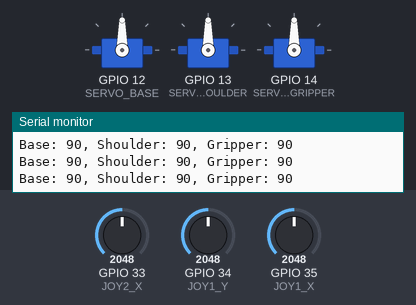
A sketch run on a simulated ESP32. Parts: 3 × servo, the last lines printed to the serial monitor. The inputs (shaded band) are chosen by the test bench; at power-on: GPIO 33 (JOY2_X) = 2048, GPIO 34 (JOY1_Y) = 2048, GPIO 35 (JOY1_X) = 2048.

Above: at 1.2 s.
1.3 s: GPIO 33 (JOY2_X) set to 2240
At 1.9 s:
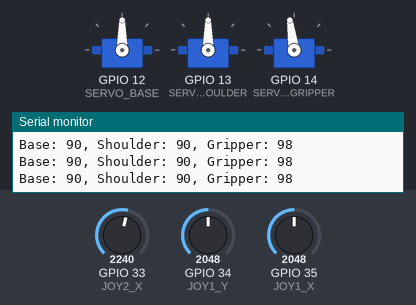
4.3 s: GPIO 33 (JOY2_X) set to 2310
At 5.5 s:
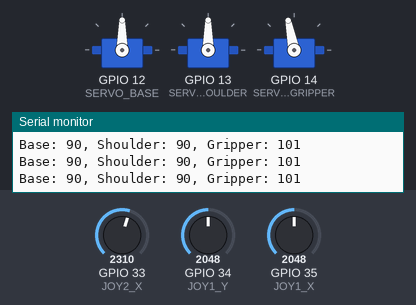
5.8 s: GPIO 34 (JOY1_Y) set to 2866
At 7.0 s:
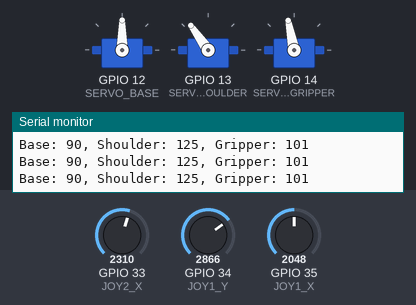
7.3 s: GPIO 35 (JOY1_X) set to 2866
At 8.4 s:
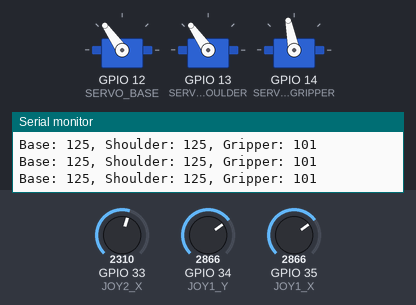
8.8 s: GPIO 34 (JOY1_Y) set to 3603
At 9.6 s:
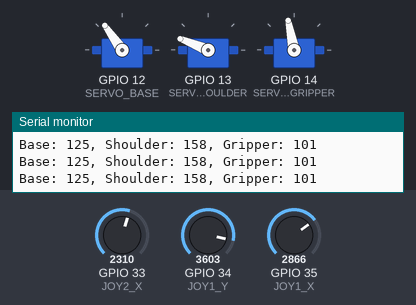
10.3 s: GPIO 35 (JOY1_X) set to 3603
At 10.9 s:
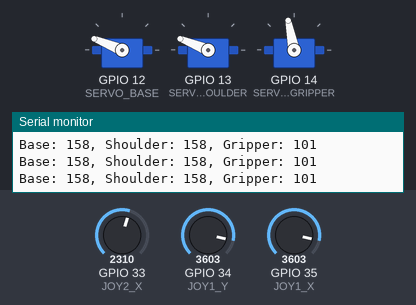
Timing chart, 0 to 12.8 s (numbered marks = the images above; inputs shaded):
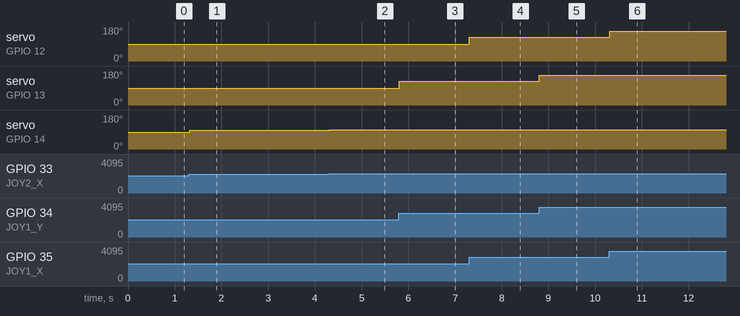

The sketch:

sketch.ino
```cpp
#include <ESP32Servo.h>

// Joystick 1 (Base + Shoulder)
const int JOY1_X = 35;  // Base rotation
const int JOY1_Y = 34;  // Shoulder movement

// Joystick 2 (Gripper/Elbow)
const int JOY2_X = 33;  // Gripper or Elbow
// Optional: const int JOY2_Y = 25; // For future use

// Servo PWM pins
const int SERVO_BASE     = 12;
const int SERVO_SHOULDER = 13;
const int SERVO_GRIPPER  = 14;

// Servo objects
Servo baseServo;
Servo shoulderServo;
Servo gripperServo;

void setup() {
  Serial.begin(115200);

  // Attach servos
  baseServo.attach(SERVO_BASE, 500, 2400);
  shoulderServo.attach(SERVO_SHOULDER, 500, 2400);
  gripperServo.attach(SERVO_GRIPPER, 500, 2400);
}

void loop() {
  // Read joystick analog values (0 to 4095)
  int baseRaw     = analogRead(JOY1_X);
  int shoulderRaw = analogRead(JOY1_Y);
  int gripperRaw  = analogRead(JOY2_X);

  // Map to servo angles (0 to 180)
  int baseAngle     = map(baseRaw, 0, 4095, 0, 180);
  int shoulderAngle = map(shoulderRaw, 0, 4095, 0, 180);
  int gripperAngle  = map(gripperRaw, 0, 4095, 0, 180);

  // Move servos
  baseServo.write(baseAngle);
  shoulderServo.write(shoulderAngle);
  gripperServo.write(gripperAngle);

  // Optional: Debug output
  Serial.printf("Base: %d, Shoulder: %d, Gripper: %d\n", baseAngle, shoulderAngle, gripperAngle);

  delay(20); // Stability delay
}
```

Measured:
- after the input at 1.3 s, servo on GPIO 14 (SERVO_GRIPPER): 90° → 98° at once
- after the input at 4.3 s, servo on GPIO 14 (SERVO_GRIPPER): 98° → 101° at once
- after the input at 5.8 s, servo on GPIO 13 (SERVO_SHOULDER): 90° → 125° at once
- after the input at 7.3 s, servo on GPIO 12 (SERVO_BASE): 90° → 125° at once
- after the input at 8.8 s, servo on GPIO 13 (SERVO_SHOULDER): 125° → 158° at once
- after the input at 10.3 s, servo on GPIO 12 (SERVO_BASE): 125° → 158° at once
